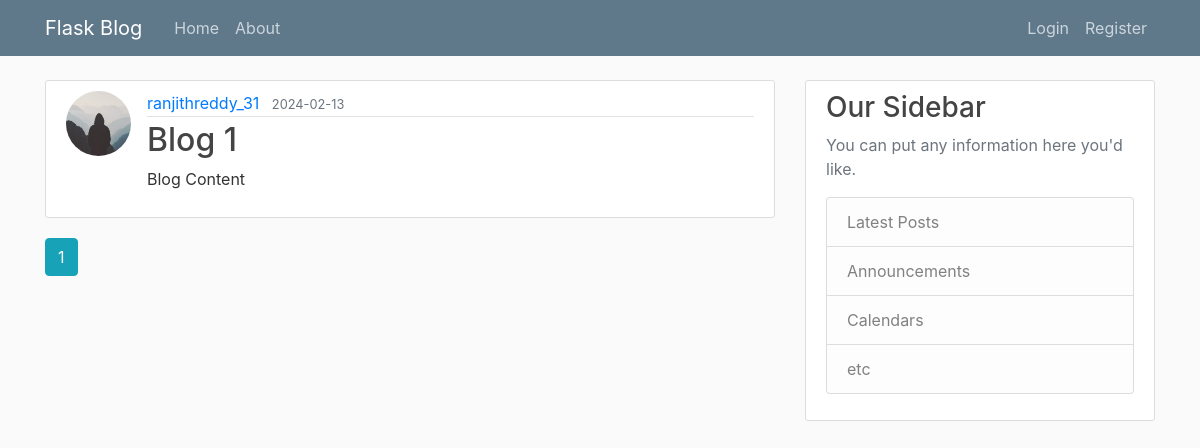
Page /home on the earlier database version.
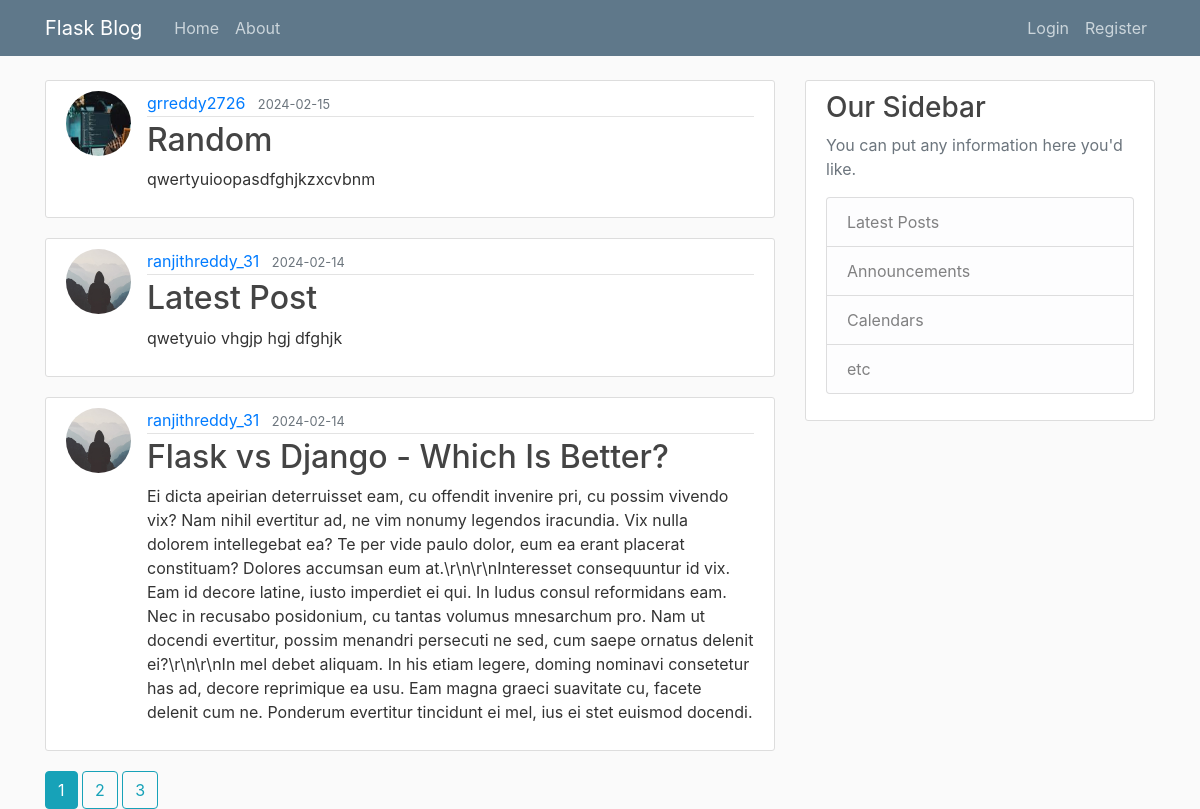
Same page on the later database version.
### flaskBlog/models.py (models this page shows, shortened)
class Post(db.Model):
    id = db.Column(db.Integer, primary_key = True)
    title = db.Column(db.String(100), nullable = False)
    date_posted = db.Column(db.DateTime, nullable = False, default = datetime.utcnow)
    content = db.Column(db.Text,  nullable = False)
    user_id = db.Column(db.Integer, db.ForeignKey('user.id'), nullable = False)

class User(db.Model, UserMixin):
    id = db.Column(db.Integer, primary_key = True)
    username = db.Column(db.String(20), unique = True, nullable = False)
    email = db.Column(db.String(120), unique = True, nullable = False)
    image_file = db.Column(db.String(20),  nullable = False, default = 'default.jpg')
    password = db.Column(db.String(60), nullable = False)
    posts = db.relationship('Post', backref = 'author', lazy = True)

### flaskBlog/routes.py (the view)
@app.route("/")
@app.route("/home")
def home():
    page = request.args.get('page', 1, type=int)
    posts = Post.query.order_by(Post.date_posted.desc()).paginate(per_page=3, page = page)
    return render_template('home.html', posts = posts)

### flaskBlog/templates/home.html (shortened to what this page needs)
{% extends "layout.html" %}
{% block content %}
    {% for post in posts.items %}
        <article class="media content-section">
            <img class = "rounded-circle article-img" src = "{{ url_for('static', filename = 'profile_pics/'+post.author.image_file) }}">
            <div class="media-body">
            <div class="article-metadata">
                <a class="mr-2" href="{{ url_for('user_posts', username = post.author.username) }}">{{ post.author.username }}</a>
                <small class="text-muted">{{ post.date_posted.strftime('%Y-%m-%d') }}</small>
            </div>
            <h2><a class="article-title" href="{{ url_for('post',post_id = post.id) }}">{{ post.title }}</a></h2>
            <p class="article-content">{{ post.content }}</p>
            </div>
        </article>
    {% endfor %}
    {% for page_num in posts.iter_pages() %}
        {% if page_num %}
            {% if page_num  == posts.page %}
            <a class="btn btn-info mb" href="{{ url_for('home', page=page_num) }}">{{ page_num }}</a>
            {% else %}
            <a class="btn btn-outline-info mb" href="{{ url_for('home', page=page_num) }}">{{ page_num }}</a>
            {% endif %}
        {% endif %}
    {% endfor %}
{% endblock content %}

Differences in the rows shown:
no longer on this page (row unchanged): Post: image_file (placeholder picture), author.username "ranjithreddy_31", date_posted "2024-02-13", title "Blog 1", content "Blog Content"
added Post: image_file (picture), author.username "grreddy2726", date_posted "2024-02-15", title "Random", content "qwertyuioopasdfghjkzxcvbnm"
added Post: image_file (placeholder picture), author.username "ranjithreddy_31", date_posted "2024-02-14", title "Latest Post", content "qwetyuio vhgjp hgj dfghjk"
added Post: image_file (placeholder picture), author.username "ranjithreddy_31", date_posted "2024-02-14", title "Flask vs Django - Which Is Better?", content "Ei dicta apeirian deterruisset eam, cu offendit invenire pri, cu possim vivendo vix? Nam nihil evertitur ad, ne vim nonumy legendos iracundia. Vix nulla dolorem intellegebat ea? Te per vide paulo dolor, eum ea erant placerat constituam? Dolores accumsan eum at.\\r\\n\\r\\nInteresset consequuntur id vix. Eam id decore latine, iusto imperdiet ei qui. In ludus consul reformidans eam. Nec in recusabo posidonium, cu tantas volumus mnesarchum pro. Nam ut docendi evertitur, possim menandri persecuti ne sed, cum saepe ornatus delenit ei?\\r\\n\\r\\nIn mel debet aliquam. In his etiam legere, doming nominavi consetetur has ad, decore reprimique ea usu. Eam magna graeci suavitate cu, facete delenit cum ne.…"
Other differences:
new list line: "2"
new list line: "3"
